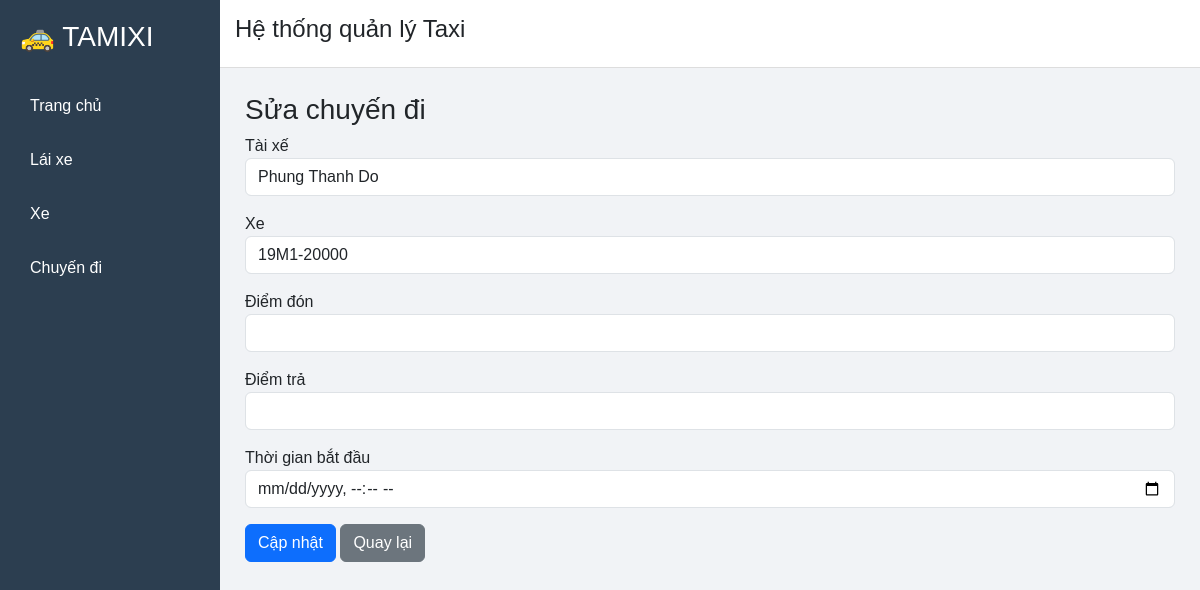
/edit_trip/7, run on an earlier commit of the app's database.
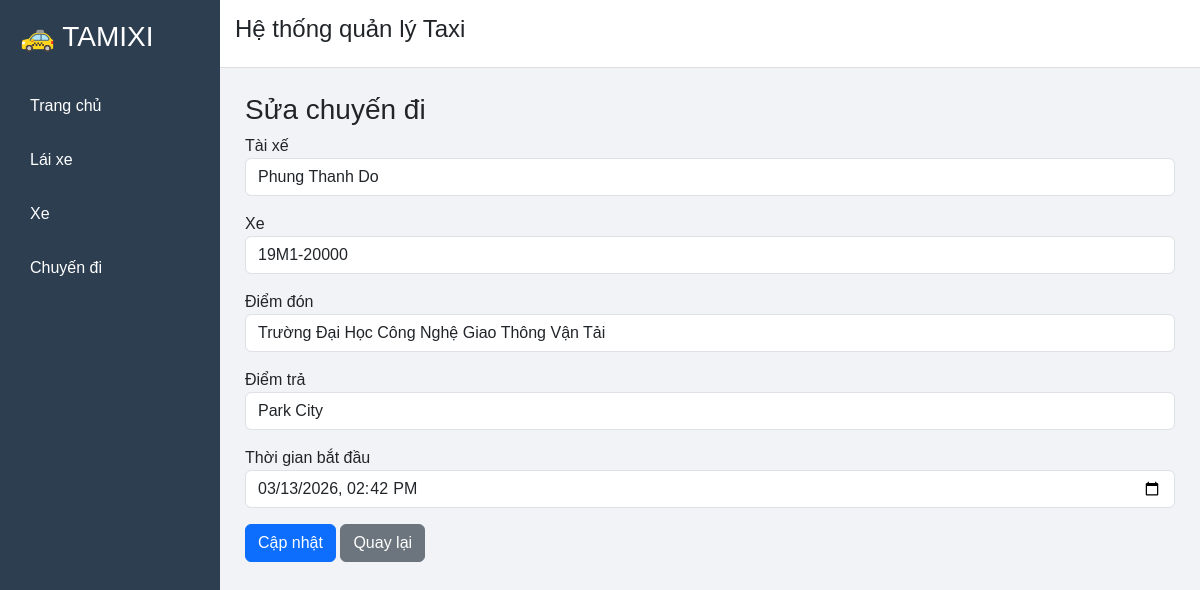
And on a later commit of the database.
### tables this page shows
CREATE TABLE Trips (
    trip_id INTEGER PRIMARY KEY AUTOINCREMENT,
    driver_id INTEGER,
    car_id INTEGER,
    pickup_location TEXT,
    dropoff_location TEXT,
    start_time DATETIME,
    end_time DATETIME, distance REAL, price REAL,
    FOREIGN KEY(driver_id) REFERENCES Drivers(driver_id),
    FOREIGN KEY(car_id) REFERENCES Cars(car_id)
);

CREATE TABLE Drivers (
    driver_id INTEGER PRIMARY KEY AUTOINCREMENT,
    name TEXT NOT NULL,
    phone TEXT,
    license_number TEXT,
    status TEXT
);

CREATE TABLE Cars (
    car_id INTEGER PRIMARY KEY AUTOINCREMENT,
    plate_number TEXT NOT NULL,
    car_model TEXT,
    status TEXT
);

### app.py (the view, shortened to what this page needs)
@app.route("/edit_trip/<id>", methods=["GET","POST"])
def edit_trip(id):
    conn = get_db()
    cursor = conn.cursor()
    cursor.execute("SELECT * FROM Drivers")
    drivers = cursor.fetchall()
    cursor.execute("SELECT * FROM Cars")
    cars = cursor.fetchall()
    cursor.execute("SELECT * FROM Trips WHERE trip_id=?", (id,))
    trip = cursor.fetchone()
    conn.close()
    return render_template("edit_trip.html",trip=trip,drivers=drivers,cars=cars)

### app.py (called while the page is built)
def get_db():
    conn = sqlite3.connect("taxi.db")
    conn.row_factory = sqlite3.Row
    return conn

### templates/edit_trip.html
{% extends "layout.html" %}
{% block content %}
<h3>Sửa chuyến đi</h3>
<form method="POST">
<div class="mb-3">
<label>Tài xế</label>
<select name="driver_id" class="form-control">
{% for d in drivers %}
<option value="{{d.driver_id}}"
{% if d.driver_id == trip.driver_id %}selected{% endif %}>
{{d.name}}
</option>
{% endfor %}
</select>
</div>
<div class="mb-3">
<label>Xe</label>
<select name="car_id" class="form-control">
{% for c in cars %}
<option value="{{c.car_id}}"
{% if c.car_id == trip.car_id %}selected{% endif %}>
{{c.plate_number}}
</option>
{% endfor %}
</select>
</div>
<div class="mb-3">
<label>Điểm đón</label>
<input type="text"
name="pickup"
value="{{trip.pickup_location}}"
class="form-control">
</div>
<div class="mb-3">
<label>Điểm trả</label>
<input type="text"
name="dropoff"
value="{{trip.dropoff_location}}"
class="form-control">
</div>
<div class="mb-3">
<label>Thời gian bắt đầu</label>
<input type="datetime-local"
name="start_time"
value="{{trip.start_time}}"
class="form-control">
</div>
<button class="btn btn-primary">Cập nhật</button>
<a href="/trips" class="btn btn-secondary">Quay lại</a>
</form>
{% endblock %}

### templates/layout.html (shortened to what this page needs)
<!DOCTYPE html>
<html>
<head>
<link href="https://cdn.jsdelivr.net/npm/bootstrap@5.3.2/dist/css/bootstrap.min.css" rel="stylesheet">
<link rel="stylesheet" href="{{ url_for('static', filename='style.css') }}">
</head>
<body>
<div class="sidebar">
<h3>🚕 TAMIXI</h3>
<a href="/">Trang chủ</a>
<a href="/drivers">Lái xe</a>
<a href="/cars">Xe</a>
<a href="/trips">Chuyến đi</a>
</div>
<div class="main">
<div class="header">
<h4>Hệ thống quản lý Taxi</h4>
</div>
<div class="content">
{% block content %}
{% endblock %}
</div>
</div>
</body>
</html>

### static/style.css (style rules this page uses)
body { margin:0; font-family:Arial; background:#f1f3f6; }
.sidebar { position:fixed; width:220px; height:100%; background:#2c3e50; padding:20px; color:white; }
.sidebar h3 { margin-bottom:30px; }
.sidebar a { display:block; color:white; text-decoration:none; padding:10px; margin-bottom:10px; border-radius:6px; }
.main { margin-left:220px; }
.header { background:white; padding:15px; border-bottom:1px solid #ddd; }
.content { padding:25px; }

What changed in the data, as far as the page shows it:
added Trips: driver_id "Phung Thanh Do", car_id "19M1-20000", pickup "Trường Đại Học Công Nghệ Giao Thông Vận Tải", dropoff "Park City", start_time "03/13/2026 14:42"
Also different on the page:
form field driver_id: "Phung Thanh Do" → (not shown)
form field car_id: "19M1-20000" → (not shown)
